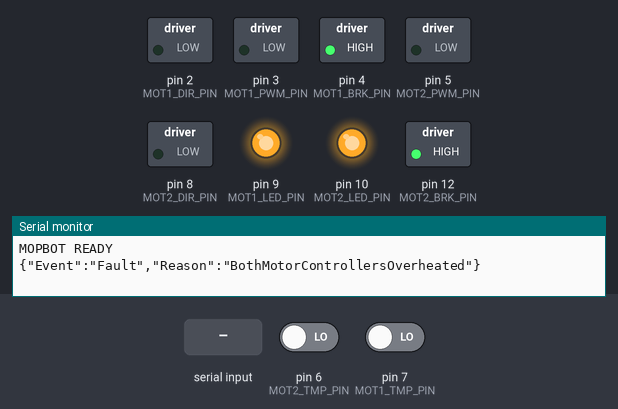
Simulated run of this sketch. Board: Arduino Uno, built with avr-gcc and run on an emulated ATmega328P. Shown: switched loads named in the sketch (green lamp = pin HIGH), output pins drawn as LEDs (lit = HIGH), the last lines printed to the serial monitor. Inputs (shaded band) come from the test bench; at power-on: pin 6 (MOT2_TMP_PIN) LOW, pin 7 (MOT1_TMP_PIN) LOW.

Above: at 1.2 s.
1.3 s: "STOP 1\n" received over Serial
At 2.3 s:
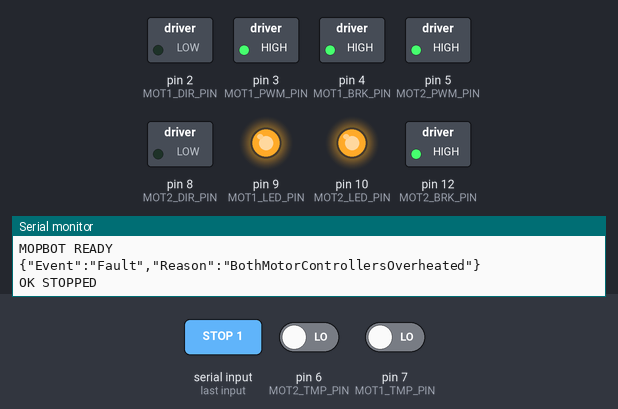
2.8 s: pin 6 (MOT2_TMP_PIN) driven HIGH
At 3.4 s:
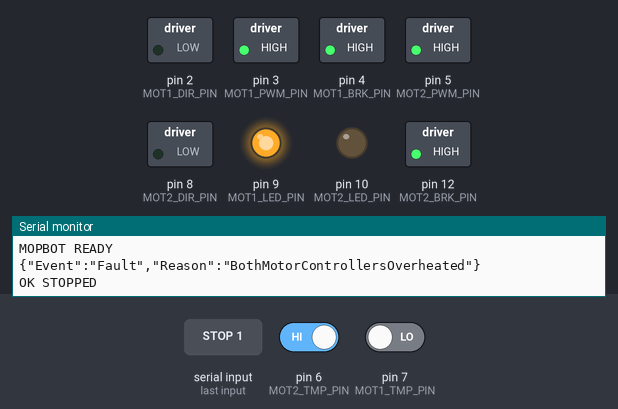
4.3 s: "ESTOP\n" received over Serial
At 4.6 s:
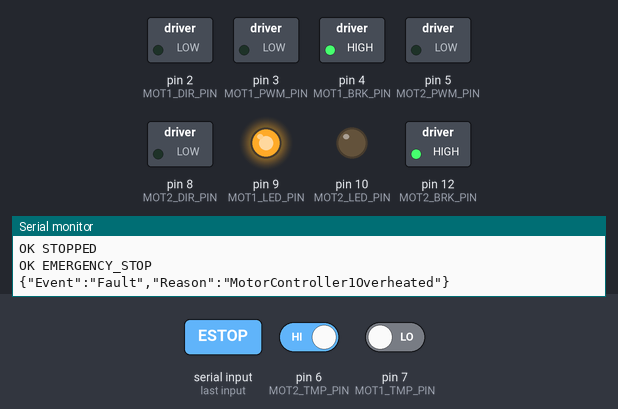
5.8 s: pin 7 (MOT1_TMP_PIN) driven HIGH
At 6.9 s:
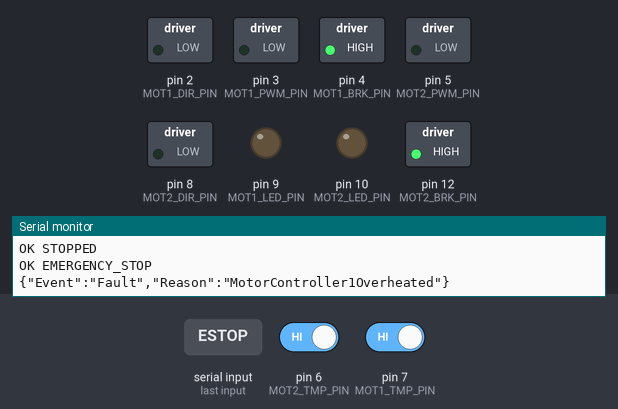
7.3 s: "RESET\n" received over Serial
At 8.1 s:
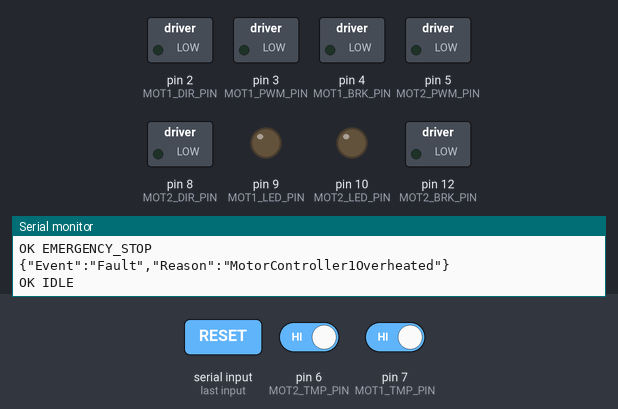
8.8 s: "SPEED 1\n" received over Serial
At 9.2 s:
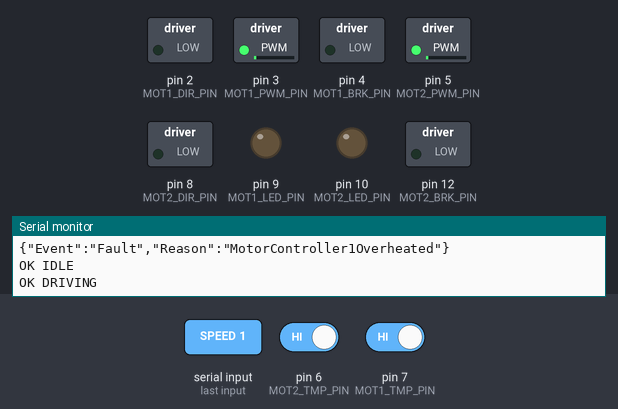
Timing chart, 0 to 11.3 s (numbered marks = the images above; inputs shaded):
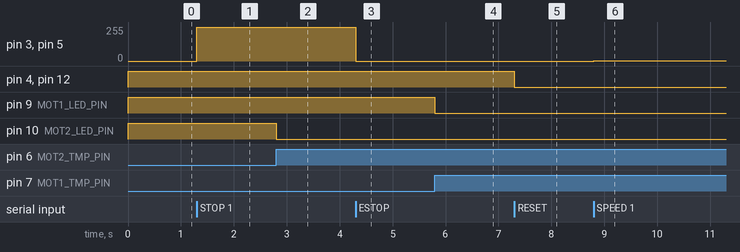

The sketch:

MopBotController.ino
```cpp
#include <Arduino.h>
#include <stdlib.h>

// Configuration
#include "src/config/PinConfig.h"

// Modules
#include "src/modules/motors/MotorDriver.h"
#include "src/modules/communication/SerialCommunication.h"
#include "src/modules/communication/CommandParser.h"
#include "src/modules/state/State.h"

MotorDriver mot1(
    PinConfig::MOT1_DIR_PIN,
    PinConfig::MOT1_PWM_PIN,
    PinConfig::MOT1_BRK_PIN,
    PinConfig::MOT1_SEN_PIN,
    PinConfig::MOT1_TMP_PIN,
    PinConfig::MOT1_LED_PIN
);

MotorDriver mot2(
    PinConfig::MOT2_DIR_PIN,
    PinConfig::MOT2_PWM_PIN,
    PinConfig::MOT2_BRK_PIN,
    PinConfig::MOT2_SEN_PIN,
    PinConfig::MOT2_TMP_PIN,
    PinConfig::MOT2_LED_PIN
);

SerialCommunication serialComm(Serial);
CommandParser commandParser;
State state;


void stopMotors(bool engageBrake) {
    mot1.setSpeed(0);
    mot2.setSpeed(0);

    mot1.brake(engageBrake);
    mot2.brake(engageBrake);
}

bool parseIntegerArgument(const char* argument, long minimum, long maximum, long& result) {
    if (argument == nullptr || argument[0] == '\0') {
        return false;
    }

    char* endPointer = nullptr;
    const long parsedValue = strtol(argument, &endPointer, 10);

    // Reject text such as "120abc" and completely non-numeric arguments.
    if (
        endPointer == argument ||
        *endPointer != '\0' ||
        parsedValue < minimum ||
        parsedValue > maximum
    ) {
        return false;
    }

    result = parsedValue;
    return true;
}

void sendStatus() {
    const bool mot1Overheated = mot1.isOverheated();
    const bool mot2Overheated = mot2.isOverheated();

    const float mot1Current = mot1.readCurrent();
    const float mot2Current = mot2.readCurrent();

    serialComm.sendStatusJson(
        state.getStateName(),
        mot1Current,
        mot1Overheated,
        mot2Current,
        mot2Overheated
    );
}

void updateSafetyState() {
    const bool mot1Overheated = mot1.isOverheated();
    const bool mot2Overheated = mot2.isOverheated();

    if (!mot1Overheated && !mot2Overheated) {
        return;
    }

    // Send the event only when Fault is entered, not on every loop.
    if (!state.isInState(RobotState::Fault)) {
        mot1.coast();
        mot2.coast();
        state.transitionTo(RobotState::Fault);

        if (mot1Overheated && mot2Overheated) {
            serialComm.sendMessage(
                "{\"Event\":\"Fault\",\"Reason\":\"BothMotorControllersOverheated\"}"
            );
        } else if (mot1Overheated) {
            serialComm.sendMessage(
                "{\"Event\":\"Fault\",\"Reason\":\"MotorController1Overheated\"}"
            );
        } else {
            serialComm.sendMessage(
                "{\"Event\":\"Fault\",\"Reason\":\"MotorController2Overheated\"}"
            );
        }
    }
}

void processCommand() {
    if (!serialComm.hasMessage()) {
        return;
    }

    char* message = serialComm.getMessage();
    const ParsedCommand parsed = commandParser.parseCommand(message);

    switch (parsed.command) {
        case CommandType::Ping:
            serialComm.sendMessage("PONG");
            break;

        case CommandType::Status:
            sendStatus();
            break;

        case CommandType::Speed: {
            long speed = 0;

            if (!parseIntegerArgument(parsed.argument, 0, 255, speed)) {
                serialComm.sendMessage("ERR SPEED_ARGUMENT_MUST_BE_0_TO_255");
                break;
            }

            if (
                state.isInState(RobotState::Booting) ||
                state.isInState(RobotState::EmergencyStop) ||
                state.isInState(RobotState::Fault)
            ) {
                serialComm.sendMessage("ERR SPEED_NOT_ALLOWED_IN_CURRENT_STATE");
                break;
            }

            if (speed == 0) {
                stopMotors(false);
                state.transitionTo(RobotState::Idle);
                serialComm.sendMessage("OK IDLE");
                break;
            }

            if (!state.transitionTo(RobotState::Driving)) {
                serialComm.sendMessage("ERR TRANSITION_TO_DRIVING_NOT_ALLOWED");
                break;
            }

            mot1.setSpeed(static_cast<uint8_t>(speed));
            mot2.setSpeed(static_cast<uint8_t>(speed));

            serialComm.sendMessage("OK DRIVING");
            break;
        }

        case CommandType::Direction: {
            long direction = 0;

            if (!parseIntegerArgument(parsed.argument, 0, 1, direction)) {
                serialComm.sendMessage("ERR DIR_ARGUMENT_MUST_BE_0_OR_1");
                break;
            }

            // Changing direction while moving could reverse the motors abruptly.
            if (!state.isInState(RobotState::Idle)) {
                serialComm.sendMessage("ERR DIRECTION_ONLY_ALLOWED_WHILE_IDLE");
                break;
            }

            const bool forward = direction == 1;

            mot1.setDirection(forward);
            mot2.setDirection(forward);

            serialComm.sendMessage("OK DIRECTION");
            break;
        }

        case CommandType::Stop:
            stopMotors(true);

            // STOP never clears an EmergencyStop or Fault state.
            if (
                !state.isInState(RobotState::EmergencyStop) &&
                !state.isInState(RobotState::Fault)
            ) {
                state.transitionTo(RobotState::Idle);
            }

            serialComm.sendMessage("OK STOPPED");
            break;

        case CommandType::EmergencyStop:
            stopMotors(true);
            state.transitionTo(RobotState::EmergencyStop);
            serialComm.sendMessage("OK EMERGENCY_STOP");
            break;

        case CommandType::Reset: {
            const bool mot1Overheated = mot1.isOverheated();
            const bool mot2Overheated = mot2.isOverheated();

            if (mot1Overheated || mot2Overheated) {
                serialComm.sendMessage("ERR RESET_BLOCKED_BY_OVERHEAT");
                break;
            }

            if (
                !state.isInState(RobotState::EmergencyStop) &&
                !state.isInState(RobotState::Fault)
            ) {
                serialComm.sendMessage("ERR RESET_NOT_REQUIRED");
                break;
            }

            stopMotors(false);

            if (state.transitionTo(RobotState::Idle)) {
                serialComm.sendMessage("OK IDLE");
            } else {
                serialComm.sendMessage("ERR RESET_TRANSITION_FAILED");
            }

            break;
        }

        case CommandType::Unknown:
        default:
            serialComm.sendMessage("ERR UNKNOWN_COMMAND");
            break;
    }

    serialComm.clearMessage();
}


void setup() {
    Serial.begin(115200);

    mot1.init();
    mot2.init();

    // Start in a safe, stationary condition.
    stopMotors(true);

    state.begin();

    serialComm.sendMessage("MOPBOT READY");
}


void loop() {
    serialComm.update();

    updateSafetyState();
    processCommand();
}
```

MotorController.cpp
```cpp

```

Sensors.cpp
```cpp

```

SerialProtocol.cpp
```cpp

```

CommandParser.cpp
```cpp
#include "CommandParser.h"

#include <string.h>

ParsedCommand CommandParser::parseCommand(char* input) {
    ParsedCommand result {
        CommandType::Unknown,
        nullptr
    };

    if (input == nullptr || input[0] == '\0') {
        return result;
    }

    char* commandString = strtok(input, " ");

    result.command = parseCommandType(commandString);
    result.argument = strtok(nullptr, " ");

    return result;
}

CommandType CommandParser::parseCommandType(const char* command) {
    if (command == nullptr) {
        return CommandType::Unknown;
    }

    if (strcmp(command, "PING") == 0) {
        return CommandType::Ping;
    }

    if (strcmp(command, "STATUS") == 0) {
        return CommandType::Status;
    }

    if (strcmp(command, "SPEED") == 0) {
        return CommandType::Speed;
    }

    if (strcmp(command, "DIR") == 0) {
        return CommandType::Direction;
    }

    if (strcmp(command, "STOP") == 0) {
        return CommandType::Stop;
    }

    if (strcmp(command, "ESTOP") == 0) {
        return CommandType::EmergencyStop;
    }

    if (strcmp(command, "RESET") == 0) {
        return CommandType::Reset;
    }

    return CommandType::Unknown;
}
```

CommandParser.h
```cpp
#pragma once

#include <Arduino.h>

enum class CommandType : uint8_t {
    Ping,
    Status,
    Speed,
    Direction,
    Stop,
    EmergencyStop,
    Reset,
    Unknown
};

struct ParsedCommand {
    CommandType command;
    char* argument;
};

class CommandParser {
public:
    /**
     * Separates the command and its first argument.
     *
     * @return ParsedCommand struct
     */
    ParsedCommand parseCommand(char* input);

private:
    /**
     * Converts a command string into a CommandType value.
     */
    CommandType parseCommandType(const char* command);
};
```

SerialCommunication.cpp
```cpp
#include "SerialCommunication.h"

SerialCommunication::SerialCommunication(Stream& port)
    : serialPort(port),
    bufferIndex(0),
    messageAvailable(false) {
    receiveBuffer[0] = '\0';
}

void SerialCommunication::update() {
    while (serialPort.available() > 0 && !messageAvailable) {
        const char receivedCharacter =
            static_cast<char>(serialPort.read());

        if (receivedCharacter == '\r') {
            continue;
        }

        if (receivedCharacter == '\n') {
            receiveBuffer[bufferIndex] = '\0';

            if (bufferIndex > 0) {
                messageAvailable = true;
            }

            bufferIndex = 0;
            continue;
        }

        // Keep one byte free for the terminating null character.
        if (bufferIndex < BUFFER_SIZE - 1) {
            receiveBuffer[bufferIndex] = receivedCharacter;
            bufferIndex++;
        } else {
            bufferIndex = 0;
            receiveBuffer[0] = '\0';

            sendMessage("ERROR MESSAGE_TOO_LONG");
        }
    }
}

bool SerialCommunication::hasMessage() const {
    return messageAvailable;
}

char* SerialCommunication::getMessage() {
    return receiveBuffer;
}

void SerialCommunication::clearMessage() {
    messageAvailable = false;
    receiveBuffer[0] = '\0';
}

void SerialCommunication::sendMessage(const char* message) {
    serialPort.println(message);
}

void SerialCommunication::sendBoolean(bool value) {
    if (value) {
        serialPort.print(F("true"));
    } else {
        serialPort.print(F("false"));
    }
}

void SerialCommunication::sendStatusJson(
    const char* state,
    float motor1Current,
    bool motor1Overheated,
    float motor2Current,
    bool motor2Overheated
) {
    serialPort.print(F("{\"State\":\""));
    serialPort.print(state);

    serialPort.print(F("\",\"Motor1\":{\"MotorCurrent\":"));
    serialPort.print(motor1Current, 3);
    serialPort.print(F(",\"isOverheated\":"));
    sendBoolean(motor1Overheated);

    serialPort.print(F("},\"Motor2\":{\"MotorCurrent\":"));
    serialPort.print(motor2Current, 3);
    serialPort.print(F(",\"isOverheated\":"));
    sendBoolean(motor2Overheated);

    serialPort.println(F("}}"));
}
```

SerialCommunication.h
```cpp
#pragma once

#include <Arduino.h>

class SerialCommunication {
private:
    static constexpr uint8_t BUFFER_SIZE = 64;

    Stream& serialPort;

    char receiveBuffer[BUFFER_SIZE];
    uint8_t bufferIndex;
    bool messageAvailable;

    void sendBoolean(bool value);

public:
    explicit SerialCommunication(Stream& port);

    /**
     * Reads incoming serial data without blocking.
     */
    void update();

    bool hasMessage() const;

    char* getMessage();

    void clearMessage();

    void sendMessage(const char* message);

    /**
     * Sends the complete robot status as one JSON object.
     * Motor currents are sent in amperes with three decimal places.
     */
    void sendStatusJson(
        const char* state,
        float motor1Current,
        bool motor1Overheated,
        float motor2Current,
        bool motor2Overheated
    );
};
```

State.cpp
```cpp
#include "State.h"

State::State()
    : currentState(RobotState::Booting) {
}

void State::begin() {
    transitionTo(RobotState::Idle);
}

bool State::transitionTo(RobotState newState) {
    if (!isTransitionAllowed(currentState, newState)) {
        return false;
    }

    currentState = newState;
    return true;
}

RobotState State::getState() const {
    return currentState;
}

bool State::isInState(RobotState state) const {
    return currentState == state;
}

const char* State::getStateName() const {
    return toString(currentState);
}

const char* State::toString(RobotState state) {
    switch (state) {
        case RobotState::Booting:
            return "Booting";

        case RobotState::Idle:
            return "Idle";

        case RobotState::Driving:
            return "Driving";

        case RobotState::Cleaning:
            return "Cleaning";

        case RobotState::EmergencyStop:
            return "EmergencyStop";

        case RobotState::Fault:
            return "Fault";
    }

    return "Unknown";
}

bool State::isTransitionAllowed(
    RobotState from,
    RobotState to
) const {
    // Re-entering the current state is harmless.
    if (from == to) {
        return true;
    }

    // Safety states must always be reachable.
    if (
        to == RobotState::EmergencyStop ||
        to == RobotState::Fault
    ) {
        return true;
    }

    switch (from) {
        case RobotState::Booting:
            return to == RobotState::Idle;

        case RobotState::Idle:
            return (
                to == RobotState::Driving ||
                to == RobotState::Cleaning
            );

        case RobotState::Driving:
            return (
                to == RobotState::Idle ||
                to == RobotState::Cleaning
            );

        case RobotState::Cleaning:
            return (
                to == RobotState::Idle ||
                to == RobotState::Driving
            );

        // Leaving a safety state is only possible through an explicit
        // transition to Idle. MopBotController performs the safety checks.
        case RobotState::EmergencyStop:
            return to == RobotState::Idle;

        case RobotState::Fault:
            return to == RobotState::Idle;
    }

    return false;
}
```

State.h
```cpp
#pragma once

#include <Arduino.h>

enum class RobotState : uint8_t {
    Booting,
    Idle,
    Driving,
    Cleaning,
    EmergencyStop,
    Fault
};

class State {
private:
    RobotState currentState;

    bool isTransitionAllowed(RobotState from, RobotState to) const;

public:
    State();

    /**
     * Finishes the boot process and changes the state to Idle.
     */
    void begin();

    /**
     * Attempts to change the current robot state.
     *
     * @return true if the transition was allowed.
     */
    bool transitionTo(RobotState newState);

    RobotState getState() const;

    bool isInState(RobotState state) const;

    /**
     * Returns the current state as a null-terminated string.
     */
    const char* getStateName() const;

    /**
     * Converts any RobotState value into a null-terminated string.
     */
    static const char* toString(RobotState state);
};
```

CircuitConfig.h
```cpp
#pragma once

namespace CircuitConfig {
    constexpr float MOT_CURRENT_SENSE_RESISTANCE = 1800.0f;                 // Resistance in ohms for current sense resistor
    constexpr float MOT_CURRENT_SENSE_CONVERSION_FACTOR = 0.000377f;        // Conversion factor for the LMD18200T Motorcontroller
    constexpr float ADC_REFERENCE = 5.0f;                                   // Reference voltage for ADC conversion
    constexpr float ADC_MAX = 1023.0f;                                      // Maximum value for ADC conversion
}
```

PinConfig.h
```cpp
#pragma once

namespace PinConfig {
    constexpr uint8_t MOT1_DIR_PIN = 2;   // Direction pin for motor controller 1
    constexpr uint8_t MOT1_PWM_PIN = 3;   // PWM pin for motor controller 1
    constexpr uint8_t MOT1_BRK_PIN = 4;   // Brake pin for motor controller 1
    constexpr uint8_t MOT1_SEN_PIN = A3;  // Current sense pin for motor controller 1
    constexpr uint8_t MOT1_TMP_PIN = 7;   // Temperature warning pin for motor controller 1
    constexpr uint8_t MOT1_LED_PIN = 9;   // Temperature warning LED for motor controller 1

    constexpr uint8_t MOT2_DIR_PIN = 8;   // Direction pin for motor controller 2
    constexpr uint8_t MOT2_PWM_PIN = 5;   // PWM pin for motor controller 2
    constexpr uint8_t MOT2_BRK_PIN = 12;  // Brake pin for motor controller 2
    constexpr uint8_t MOT2_SEN_PIN = A2;  // Current sense pin for motor controller 2
    constexpr uint8_t MOT2_TMP_PIN = 6;   // Temperature warning pin for motor controller 2
    constexpr uint8_t MOT2_LED_PIN = 10;  // Temperature warning LED for motor controller 2
}
```

MotorDriver.h
```cpp
#pragma once

#include <Arduino.h>

class MotorDriver {
private:
    uint8_t dirPin;
    uint8_t pwmPin;
    uint8_t brkPin;
    uint8_t senPin;
    uint8_t tmpPin;
    uint8_t ledPin;

public:
    MotorDriver(
        uint8_t dir,
        uint8_t pwm,
        uint8_t brk,
        uint8_t sen,
        uint8_t tmp,
        uint8_t led
    );

    /**
    Initializes the motor driver by setting the pin modes.
    */
    void init();

    /**
    Sets the direction of the motor.
    @param forward: True for forward, False for backward
    */
    void setDirection(bool forward);

    /**
    Sets the speed of the motor using PWM.
    @param speed: Speed value (0-255)
    */
    void setSpeed(uint8_t speed);

    /**
    Applies dynamic braking by shorting the motor terminals.
    @param engage: True to apply brake, False to release
    */
    void brake(bool engage);

    /**
    Disables all output transistors and lets the motor coast.
    */
    void coast();

    /**
    Checks if the motor driver is overheated.
    @return: True if overheated, False otherwise
    */
    bool isOverheated();

    /**
    Reads the current draw of the motor.
    The current is calculated as follows:
    I = V / (0.000377 * R)
    @return: Current draw of the motor
    */
    float readCurrent();
};
```

Source omitted: MotorDriver.cpp (1873 bytes)

Measured:
- after the input at 1.3 s, pin 3 (MOT1_PWM_PIN), pin 5 (MOT2_PWM_PIN): 0/255 → 255/255 at once
- after the input at 2.8 s, pin 10 (MOT2_LED_PIN): HIGH → LOW at once
- after the input at 4.3 s, pin 3 (MOT1_PWM_PIN), pin 5 (MOT2_PWM_PIN): 255/255 → 0/255 at once
- after the input at 5.8 s, pin 9 (MOT1_LED_PIN): HIGH → LOW at once
- after the input at 7.3 s, pin 4 (MOT1_BRK_PIN), pin 12 (MOT2_BRK_PIN): HIGH → LOW at once
- after the input at 8.8 s, pin 3 (MOT1_PWM_PIN), pin 5 (MOT2_PWM_PIN): 0/255 → 1/255 at once
